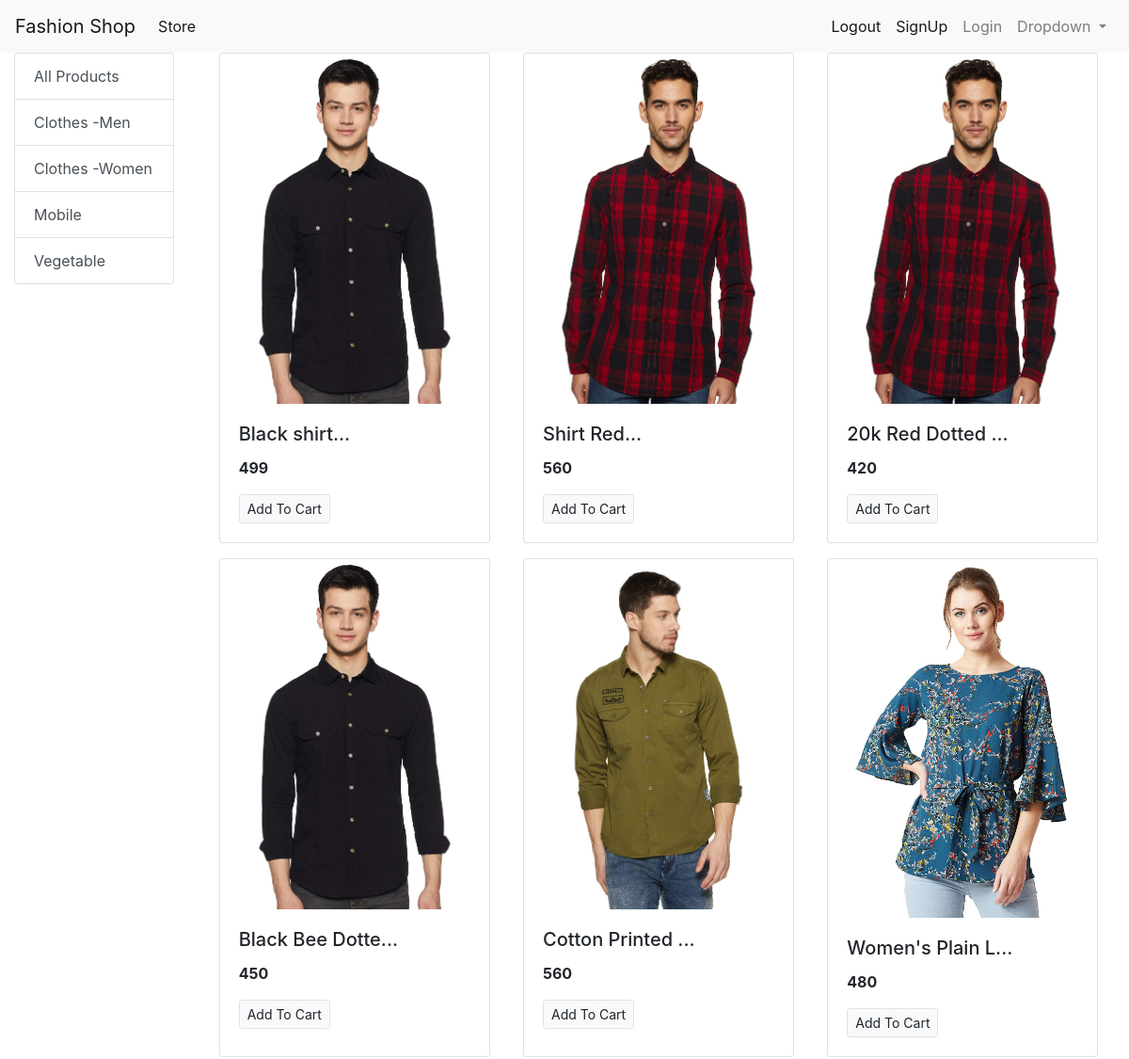
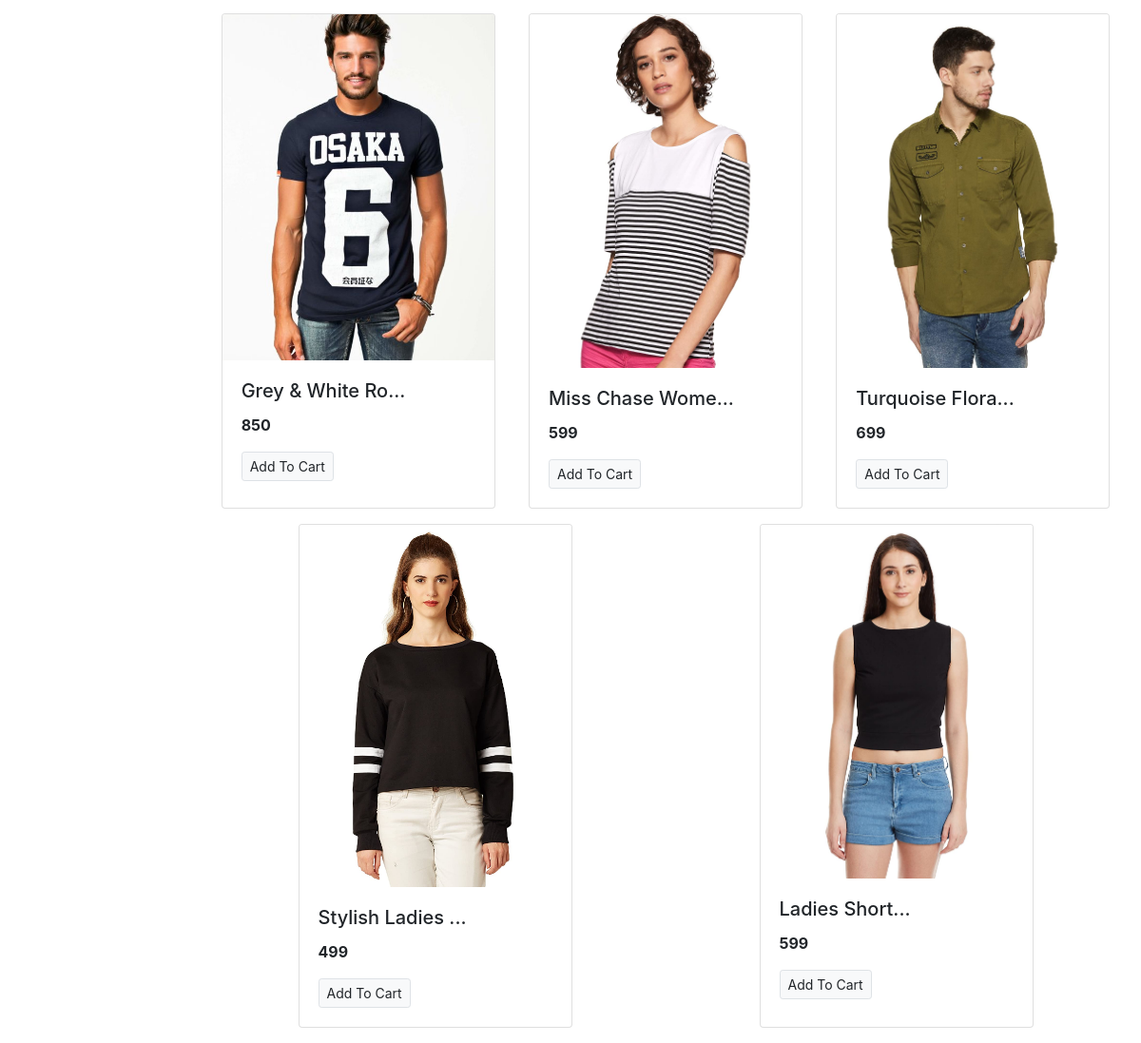
The page / on the database its author committed (2 pictures, top to bottom).
### store/models/category.py (models this page shows, shortened)
class Category(models.Model):
    name = models.CharField(max_length=50)
    @staticmethod
    def get_all_categories():
        return Category.objects.all()

### store/models/product.py (models this page shows, shortened)
class Product(models.Model):
    name = models.CharField(max_length=50)
    price = models.IntegerField(default=0)
    description = models.CharField(max_length=200, default="", null=True, blank=True)
    image = models.ImageField(upload_to="uploads/products/")
    category = models.ForeignKey(Category, on_delete=models.CASCADE, default=1)
    @staticmethod
    def get_all_products():
        return Product.objects.all()

### store/views/home.py (the view)
# urls.py: path("", index, name='homepage'),
def index(request):
    products = None
    categories = Category.get_all_categories()
    categoryID = request.GET.get('category')
    if categoryID:
        products = Product.get_all_products_by_categoryid(categoryID)
    else:
        products = Product.get_all_products()
    data = {}
    data['products'] = products
    data['categories'] = categories
    print('you are :', request.session.get('email'))
    return render(request, 'index.html', data)

### store/templates/index.html
{% extends "base.html" %}
{% block content %}
<div class="container-fluid mt-3-8">
  <div class="row">
    <div class="col-lg-2 mx-auto">
      <div class="list-group">
        <a
        href="/?category={{category.id}}"
        class="list-group-item list-group-item-action"
        >All Products</a
      >
        {% for category in categories %}
        <a
          href="/?category={{category.id}}"
          class="list-group-item list-group-item-action"
          >{{category.name}}</a
        >
        {% endfor %}
      </div>
    </div>
    <div id="products" class="col-lg-10 mx-auto">
      <div class="row mx-auto">
        {% for product in products %}
        <div class="card mx-auto mb-3" style="width: 18rem">
          <img
            class="card-img-top"
            src="{{product.image.url}}"
            alt="Card image cap"
          />
          <div class="card-body">
            <h5 class="card-title">{{product.name| slice:'0:15'}}...</h5>
            <p class="card-text"><b>{{product.price}}</b></p>
            <a href="" class="btn btn-light border btn-sm">Add To Cart</a>
          </div>
        </div>
        {% endfor %}
      </div>
    </div>
  </div>
</div>
{% endblock content %}

### store/templates/base.html (shortened to what this page needs)
<!DOCTYPE html>
<html lang="en">
  <head>
    <link
      rel="stylesheet"
      href="https://cdn.jsdelivr.net/npm/bootstrap@4.0.0/dist/css/bootstrap.min.css"
    />
  </head>
  <body>
    <nav class="navbar navbar-expand-lg navbar-light bg-light">
      <a class="navbar-brand" href="/">Fashion Shop</a>
      <div class="collapse navbar-collapse" id="navbarSupportedContent">
        <ul class="navbar-nav mr-auto">
          <li class="nav-item active">
            <a class="nav-link" href=""
              >Store <span class="sr-only">(current)</span></a
            >
          </li>
        </ul>
        <ul class="navbar-nav my-2 my-lg-0">
          <li class="nav-item active">
            <a class="nav-link" href=""
              >Logout<span class="sr-only">(current)</span></a
            >
          </li>
          <li class="nav-item active">
            <a class="nav-link" href="/signup"
              >SignUp<span class="sr-only">(current)</span></a
            >
          </li>
          <li class="nav-item">
            <a class="nav-link" href="/login"
              >Login<span class="sr-only">(current)</span></a
            >
          </li>
          <li class="nav-item dropdown">
            <a
              class="nav-link dropdown-toggle"
              href=""
              id="navbarDropdown"
              role="button"
              data-toggle="dropdown"
              aria-haspopup="true"
              aria-expanded="false"
            >
              Dropdown
            </a>
          </li>
        </ul>
      </div>
    </nav>
    {% block content %} {% endblock content %}
  </body>
</html>

### rows shown on the page
Category: name "Clothes -Men"
Category: name "Clothes -Women"
Category: name "Mobile"
Category: name "Vegetable"
Product: image (picture), name "Black shirt", price "499"
Product: image (picture), name "Shirt Red", price "560"
Product: image (picture), name "20k Red Dotted", price "420"
Product: image (picture), name "Black Bee Dotte", price "450"
Product: image (picture), name "Cotton Printed", price "560"
Product: image (picture), name "Women's Plain L", price "480"
Product: image (picture), name "Grey & White Ro", price "850"
Product: image (picture), name "Miss Chase Wome", price "599"
Product: image (picture), name "Turquoise Flora", price "699"
Product: image (picture), name "Stylish Ladies", price "499"
Product: image (picture), name "Ladies Short", price "599"
